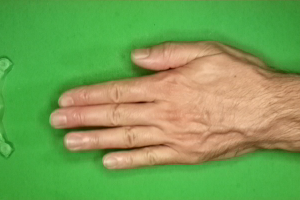
#> input picture paper/04l5I8TqdzF9WDMJ.png, 300 x 200 px; its folder holds only this picture in this run
$ python preprocessfortrain.py
#> lines starting #> are read from the running program, lines starting #| are printed output that depends on the picture; after the words box and inside, x2 and y2 are one past the last pixel; in counts of white or black regions, pixels touching at a corner belong together
#> in import_images, image_to_process is the input picture: shape (200, 300, 3); mean B, G, R 84, 160.9, 118.6
import cv2
import matplotlib.pyplot as plt
import numpy as np
import glob

def process_image(image):

    Hue, Val, Sat = cv2.split(cv2.cvtColor(image, cv2.COLOR_BGR2HSV))
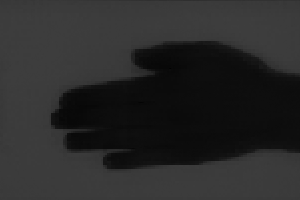
#> Hue: shape (200, 300); min 1, max 62, mean 41.4
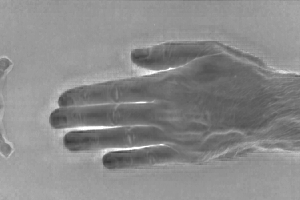
#> Val: shape (200, 300); min 55, max 255, mean 138.5
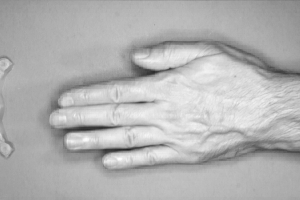
#> Sat: shape (200, 300); min 34, max 255, mean 178.5
    cut_out_by_Hue = cv2.threshold(Hue, 40, 255, cv2.THRESH_BINARY_INV)[1]
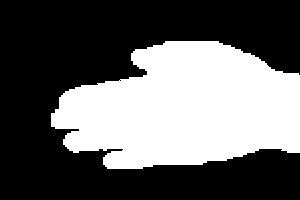
#> cut_out_by_Hue: shape (200, 300); 38.9% white; 1 white region, box (x1, y1, x2, y2) and area: (51, 41, 300, 169) 23330
    kernel = np.ones((5, 5), np.uint8)
    morph_opened_im = cv2.dilate(cv2.erode(cut_out_by_Hue, kernel, iterations=1), kernel, iterations=1)
#> morph_opened_im: shape (200, 300); 38.9% white; 1 white region, box (x1, y1, x2, y2) and area: (51, 41, 300, 169) 23318
    blurred = cv2.GaussianBlur(morph_opened_im, (21, 21), 0)
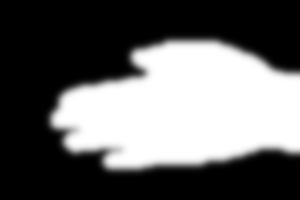
#> blurred: shape (200, 300); min 0, max 255, mean 99.1

    return cv2.threshold(blurred, 100, 255, cv2.THRESH_BINARY)[1]
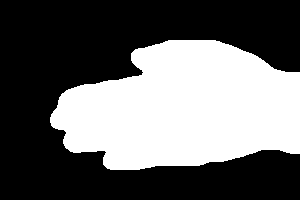
#> returned value: shape (200, 300); 39.9% white; 1 white region, box (x1, y1, x2, y2) and area: (50, 40, 300, 170) 23956

def import_images(path):

    image_list = []
    for filename in glob.glob(path):
        image_to_process = cv2.imread(filename)
        image_list.append(process_image(image_to_process))

    return image_list


processed_paper_list = import_images('paper/*.png')
#> processed_paper_list = 1 item
processed_rock_list = import_images('rock/*.png')
processed_scissors_list = import_images('scissors/*.png')

plt.subplot(131), plt.imshow(processed_paper_list[0], cmap = 'gray'), plt.title("Paper")
#> (the run stopped early here; a loop or call above may not have finished)

$ run again, on paper/2F8Ng7620ANA7tEK.png
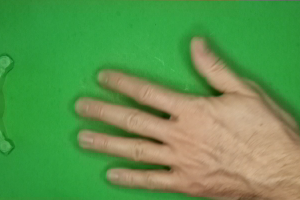
#> input picture paper/2F8Ng7620ANA7tEK.png, 300 x 200 px
#> in import_images, image_to_process is the input picture: shape (200, 300, 3); mean B, G, R 78, 148.9, 93.9
#> in process_image, `cut_out_by_Hue = cv2.threshold(Hue, 40, 255, cv2.THRESH_BINARY_INV)[1]`:
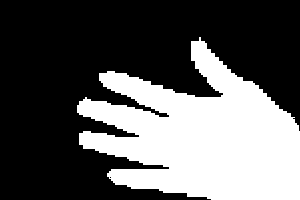
#> cut_out_by_Hue: shape (200, 300); 35.8% white; 1 white region, box (x1, y1, x2, y2) and area: (77, 37, 300, 200) 21474
#> morph_opened_im: shape (200, 300); 35.7% white; 1 white region, box (x1, y1, x2, y2) and area: (77, 41, 300, 200) 21449
#> in process_image, `return cv2.threshold(blurred, 100, 255, cv2.THRESH_BINARY)[1]`:
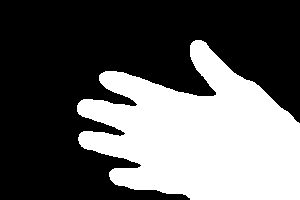
#> returned value: shape (200, 300); 37.5% white; 1 white region, box (x1, y1, x2, y2) and area: (77, 40, 300, 200) 22482
#> processed_paper_list = 1 item

$ run again, on paper/45OQyZuXtfNCc8Rk.png
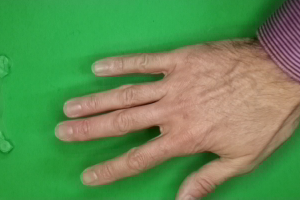
#> input picture paper/45OQyZuXtfNCc8Rk.png, 300 x 200 px
#> in import_images, image_to_process is the input picture: shape (200, 300, 3); mean B, G, R 83.4, 141.1, 96.9
#> in process_image, `cut_out_by_Hue = cv2.threshold(Hue, 40, 255, cv2.THRESH_BINARY_INV)[1]`:
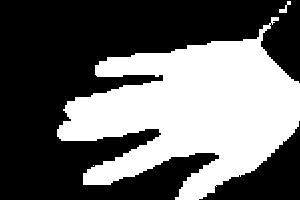
#> cut_out_by_Hue: shape (200, 300); 39.9% white; 3 white regions (1 under 20 px), largest, box (x1, y1, x2, y2) and area: (57, 17, 300, 200) 23889, (279, 1, 291, 13) 56
#> morph_opened_im: shape (200, 300); 39.6% white; 1 white region, box (x1, y1, x2, y2) and area: (57, 39, 300, 200) 23738
#> in process_image, `return cv2.threshold(blurred, 100, 255, cv2.THRESH_BINARY)[1]`:
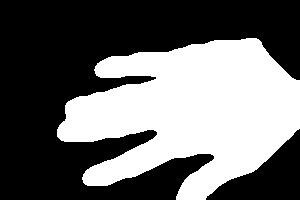
#> returned value: shape (200, 300); 41.2% white; 1 white region, box (x1, y1, x2, y2) and area: (57, 38, 300, 200) 24715
#> processed_paper_list = 1 item

$ run again, on paper/4ZoU4nouZzb9G2MI.png
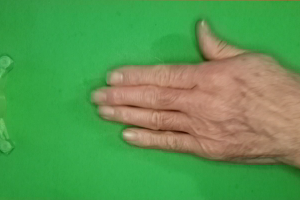
#> input picture paper/4ZoU4nouZzb9G2MI.png, 300 x 200 px
#> in import_images, image_to_process is the input picture: shape (200, 300, 3); mean B, G, R 80.7, 151.7, 88.3
#> in process_image, `cut_out_by_Hue = cv2.threshold(Hue, 40, 255, cv2.THRESH_BINARY_INV)[1]`:
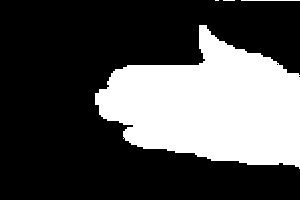
#> cut_out_by_Hue: shape (200, 300); 31.2% white; 4 white regions (2 under 20 px), largest, box (x1, y1, x2, y2) and area: (95, 25, 300, 169) 18642, (241, 0, 300, 1) 59
#> morph_opened_im: shape (200, 300); 31% white; 1 white region, box (x1, y1, x2, y2) and area: (95, 25, 300, 167) 18627
#> in process_image, `return cv2.threshold(blurred, 100, 255, cv2.THRESH_BINARY)[1]`:
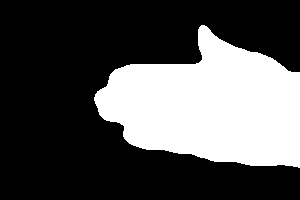
#> returned value: shape (200, 300); 31.9% white; 1 white region, box (x1, y1, x2, y2) and area: (94, 25, 300, 168) 19113
#> processed_paper_list = 1 item
